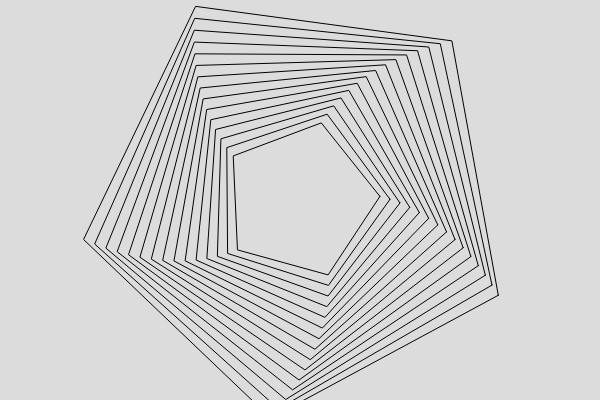
Frame 1 (no input)
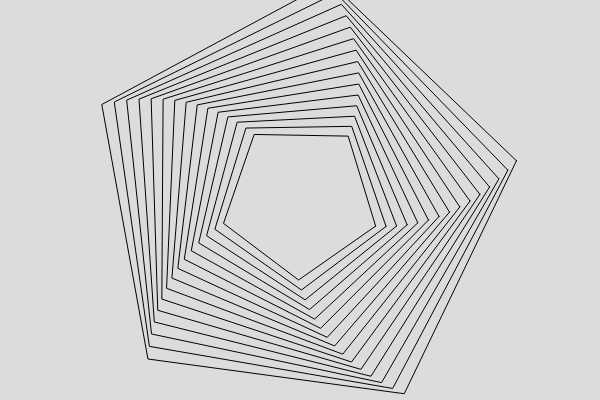
Frame 60 (no input)
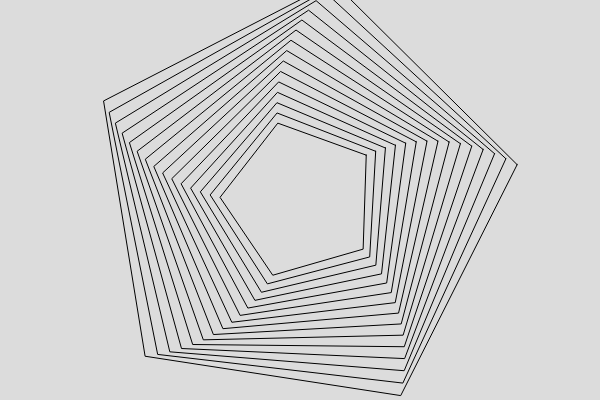
Frame 120 (the mouse pressed at the canvas centre since frame 60)

The p5.js sketch that drew these frames (run headless with seeded random() and noise() and a simulated clock; from frame 60 on, the mouse is pressed at the canvas centre):

// p5.js sketch
// ── sketch.js
// Inizializza la finestra di disegno
function setup(){
	createCanvas(600, 400)
}

// Disegna un poligono regolare con parametri personalizzabili
function poligono(cx, cy, numeroLati, raggio, rotazione=0) {
	// Rimuove il riempimento del poligono
	noFill()
	// Inizia a disegnare la forma
	beginShape()
	// Calcola e disegna ogni vertice del poligono
	for(let i=0; i<numeroLati; i++) {
		// Calcola l'angolo del vertice corrente
		const a = TAU / numeroLati * i + rotazione
		// Calcola le coordinate x e y del vertice
		const x = cos(a) * raggio
		const y = sin(a) * raggio
		// Aggiunge il vertice alla forma
		vertex(x + cx, y + cy)
	}
	// Chiude la forma collegando l'ultimo vertice al primo
	endShape(CLOSE)
}

// Disegna 15 poligoni rotanti in sequenza
function draw() {
	background(220)
	for (let i=0; i<15; i++) {
		const rot = sin(i * 0.05 - frameCount * 0.06) * 0.75
		poligono(width/2, height/2, 5, 80 + i * 10, rot)
	}
}
